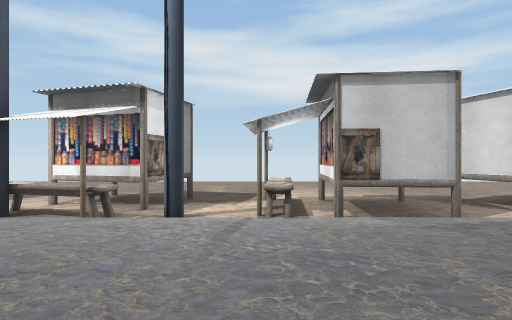
view 1 (above)

16 first-person views from a walk through a Unity game level. The camera is 1.2 m above the floor, looks level and sees 80° across. The floor is counted in squares, 2 m on a side. Each view is taken from the middle of a square. On the plan, view 1 faces up. The plan holds only what a view shows up to about 9 squares ahead; the rest is blank. The place goes on beyond the plan. Some surface patterns are stand-ins.

view 2
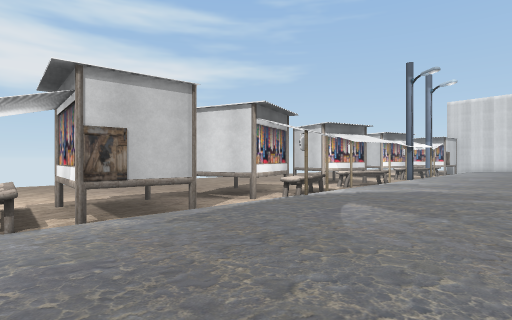

view 3
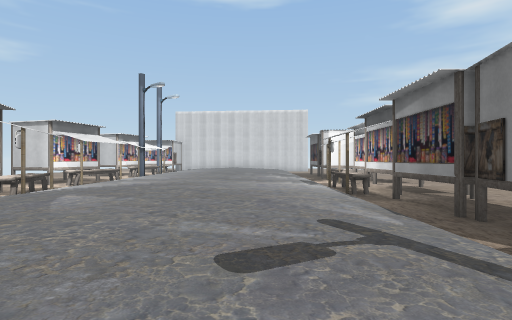

view 4
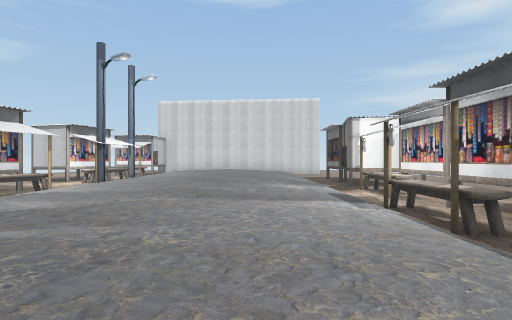

view 5
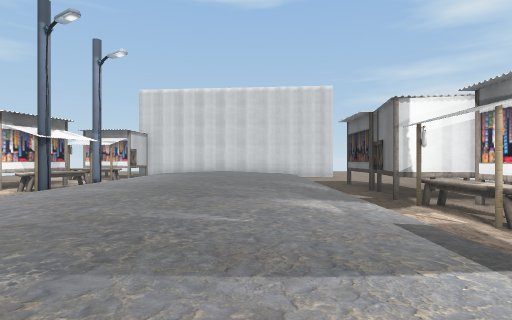

view 6
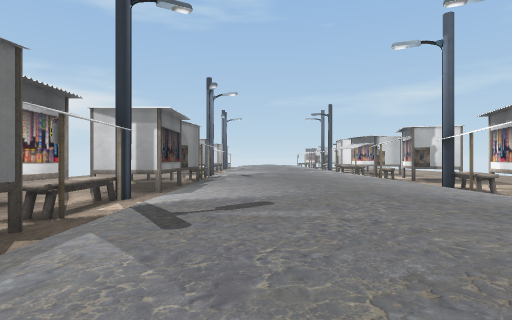

view 7
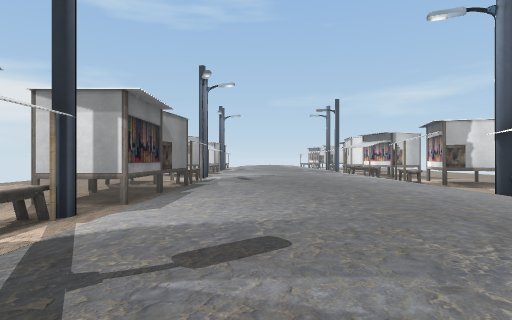

view 8
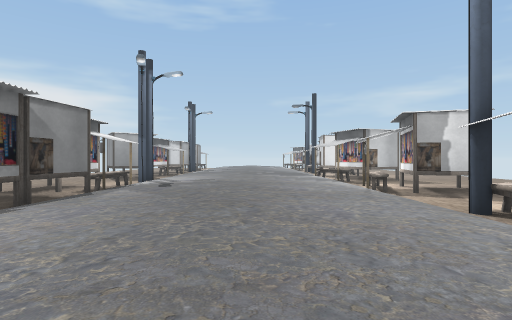

view 9
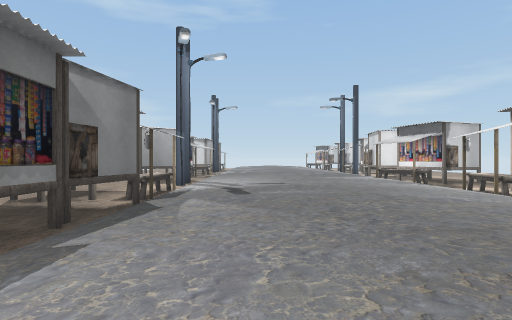

view 10
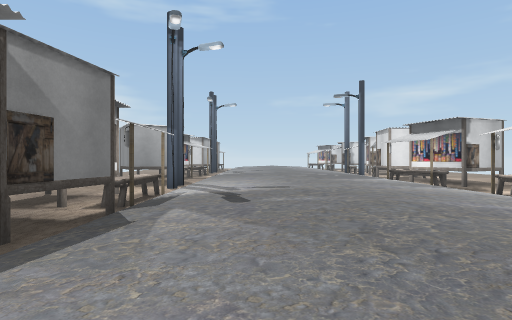

view 11
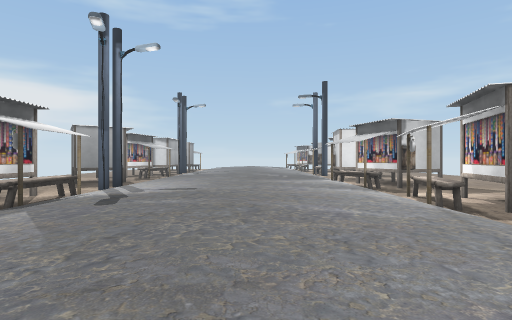

view 12
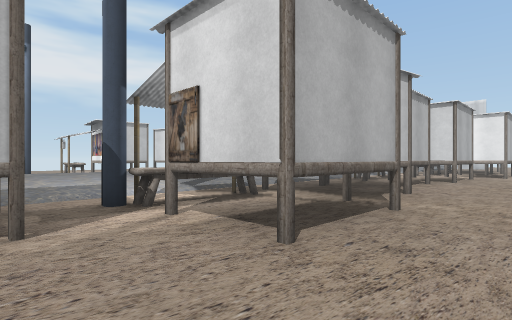

view 13
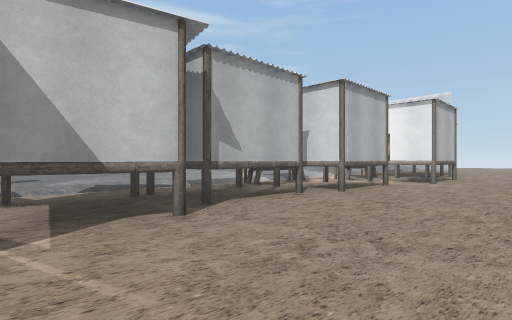

view 14
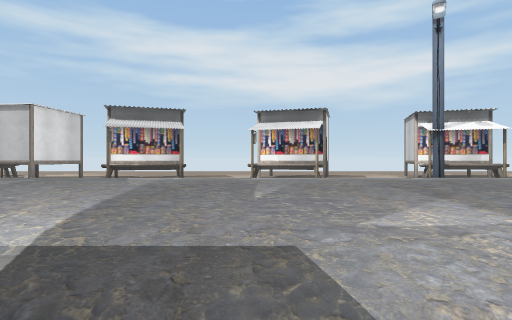

view 15
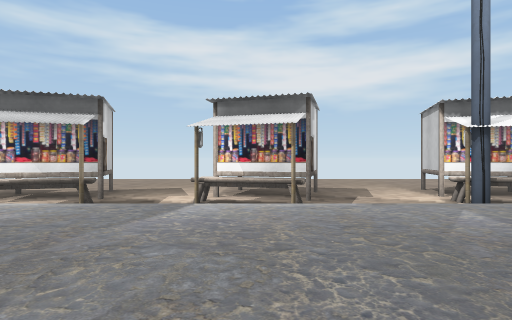

view 16
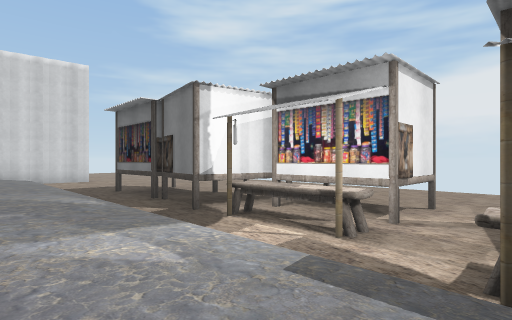

### Floor plan
Key: @ floor where view 1 was taken; # wall or solid block; x gap in a wall; . main floor; : floor 0.25 m higher than the main floor; + floor 0.5 m higher than the main floor; / step, stairs or slope; ^ raised ledge; T thing the floor can be seen under or through.
Columns run from 11 left of view 1 to 15 right of it. Each row starts with its distance up from view 1.
 11             ..
 10             ...
  9        ............
  8 ..     ....................
  7 ...  ...##.#.....#... #...#
  6 ..#^#..^^#..^ #.#T..^^#...#
  5  .^^...^^#x^^#^.x^T.^^x..^^
  4  ///////////////^^#////////
  3 :::::::::::::::::::::::::::
  2 +++++++++++++++++++++++++++
  1 +++++++++++++++++++++++++++
  0 +++++++++++@+++++++++++++++
 -1 +++++++++++++++++++++++++++
 -2 :::::::::::::::::::::::::::
 -3 #/^^//////////////^^///////
 -4 .....#^##.^^#####....^^.###
 -5 ..##x .##.x^^ ###.##.^^^#.
 -6 ..  ......##.#....##.##x#.
 -7         ...............
 -8         ................
 -9             ......  ....
-10                     ....

Where each view was taken, in squares from view 1:
view 1: 0 up, 0 right, facing up
view 2: 0 up, 0 right, facing up-right
view 3: 1 down, 1 left, facing right
view 4: 1 down, 3 right, facing right
view 5: 1 down, 6 right, facing right
view 6: 1 down, 5 right, facing left
view 7: 1 down, 3 right, facing left
view 8: 1 up, 1 right, facing left
view 9: 1 down, 1 left, facing left
view 10: 1 down, 2 left, facing left
view 11: 1 up, 2 left, facing left
view 12: 8 down, 3 left, facing up-right
view 13: 9 down, 1 right, facing up-right
view 14: 4 down, 9 right, facing up
view 15: 1 down, 10 right, facing up
view 16: 1 down, 8 right, facing down-right
